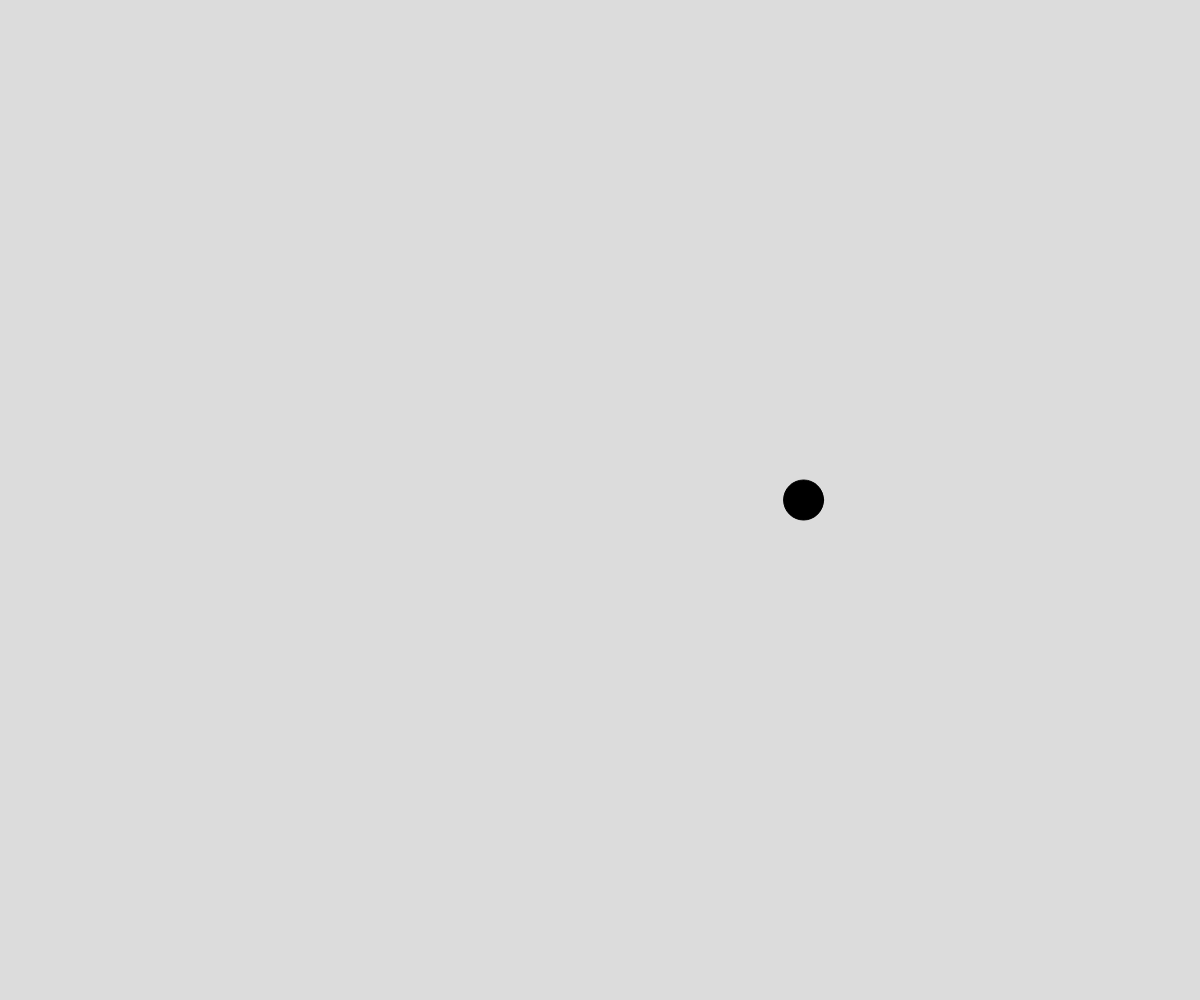
Frame 1 (no input)
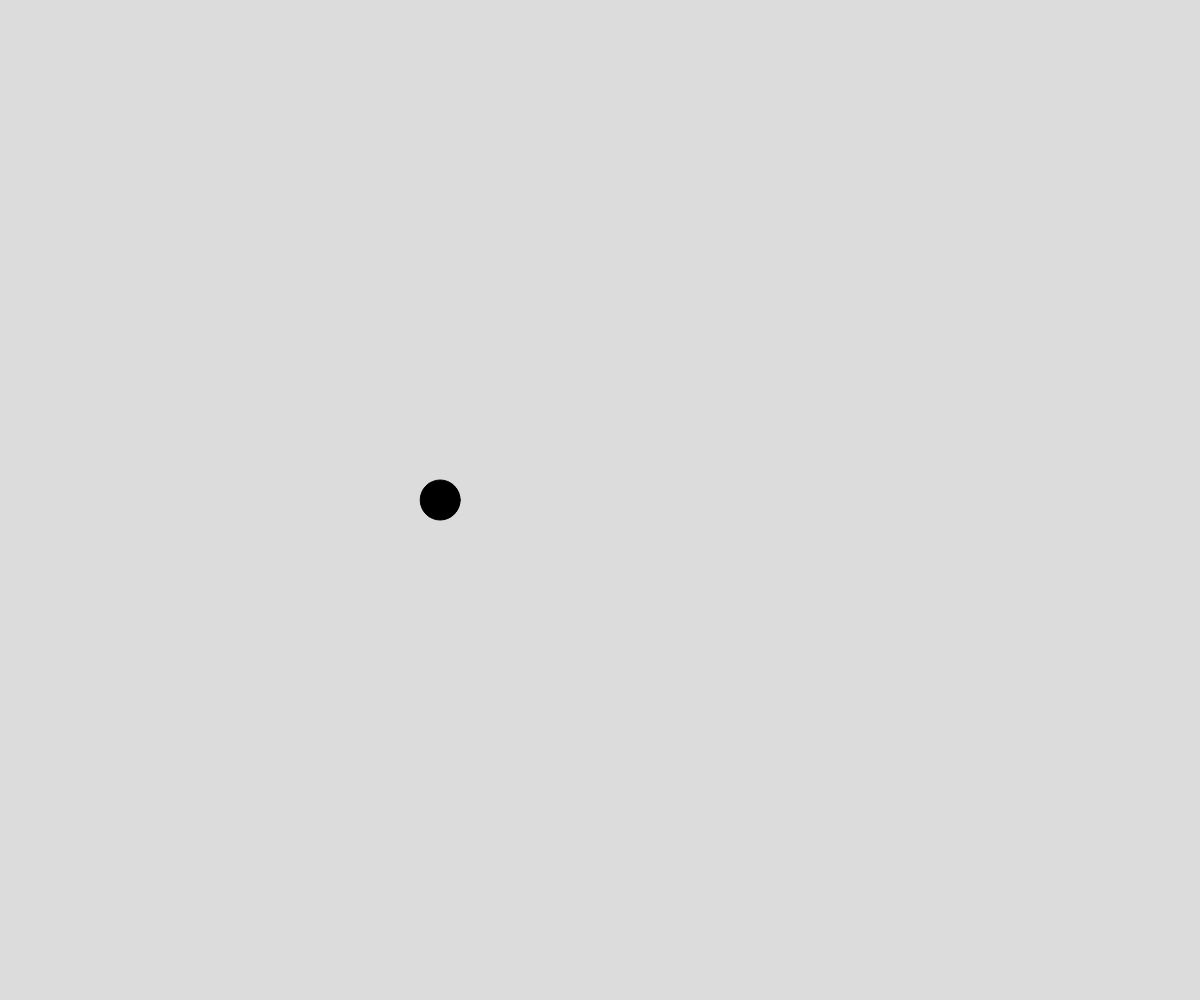
Frame 60 (no input)
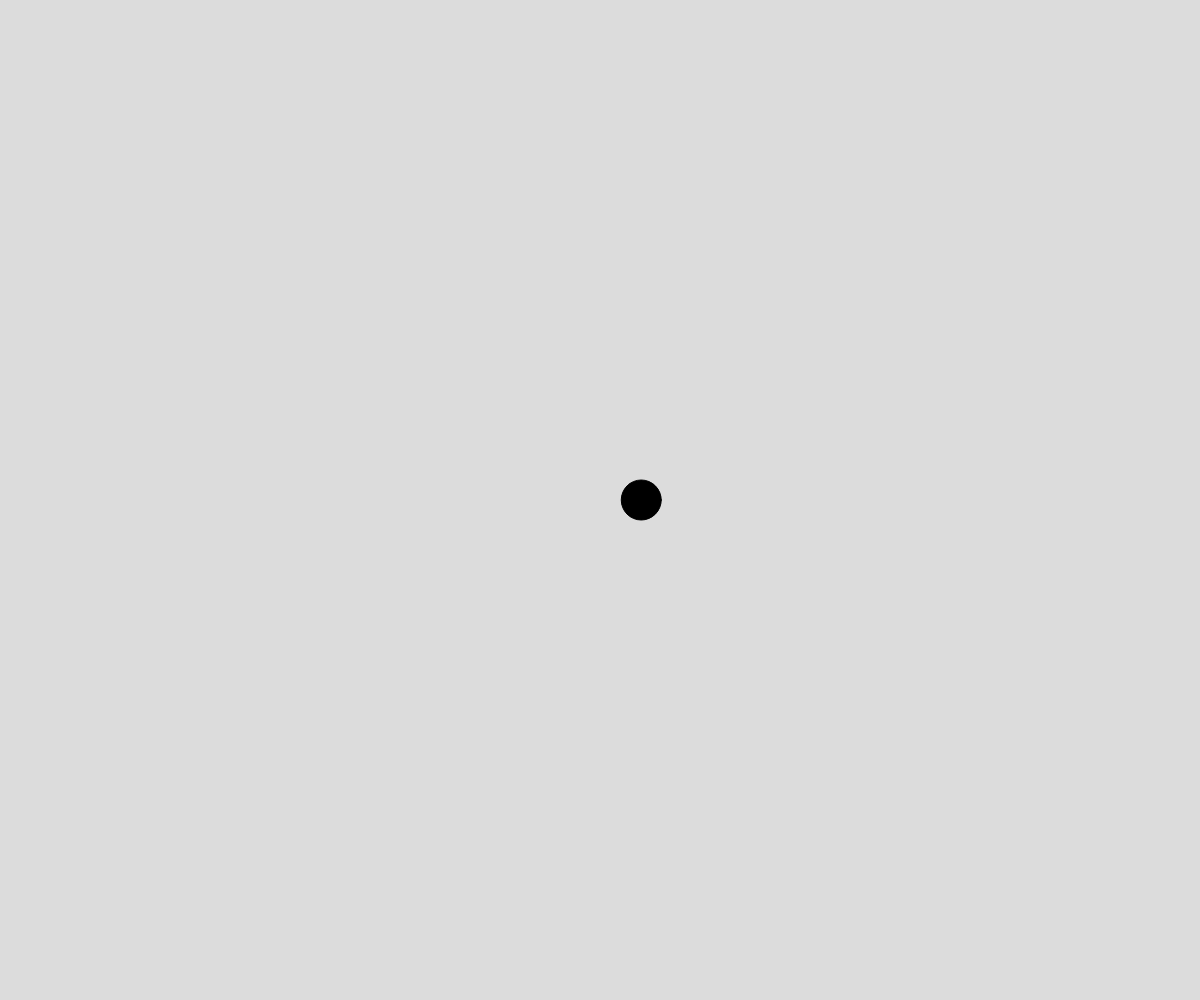
Frame 120 (the mouse pressed at the canvas centre since frame 60)

The p5.js sketch that drew these frames (run headless with seeded random() and noise() and a simulated clock; from frame 60 on, the mouse is pressed at the canvas centre):

// p5.js sketch
// ── sketch.js
// Arrays - Using Perlin Noise
// Abdul Raffey
// September 28, 2020
//
// Extra for Experts:
// - describe what you did to take this project "above and beyond"

let x, y;
let time = 0;

function setup() {
  createCanvas(windowWidth, windowHeight);
  x = width / 2;
  y = height / 2;
}

function draw() {
  background(220);

  x = noise(time) * width;

  fill("black");
  circle(x, y, 40);

  time += 0.02;
}
